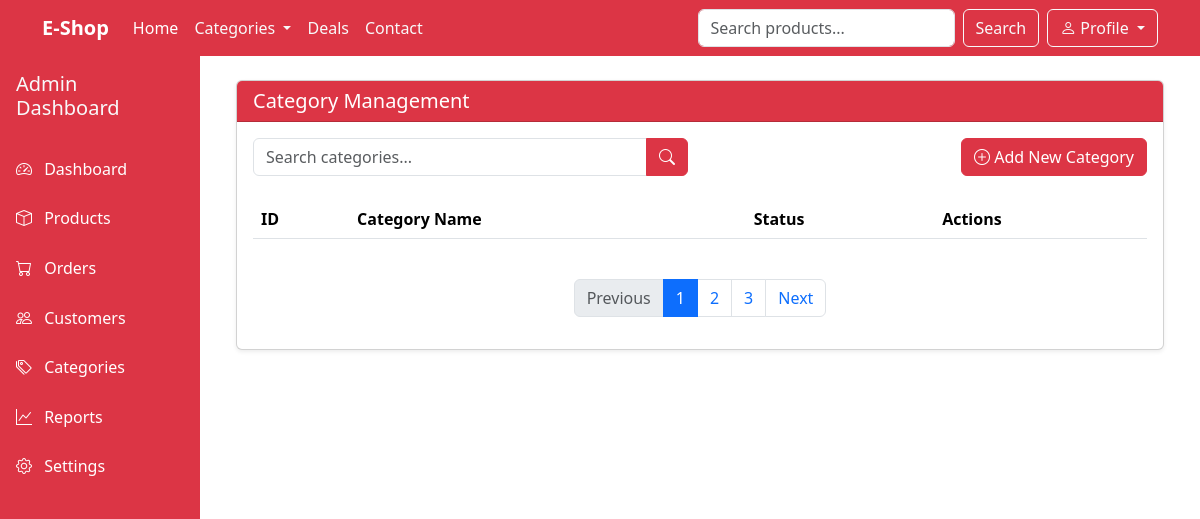
/admin_categories.php (signed in), run on an earlier commit of the app's database.
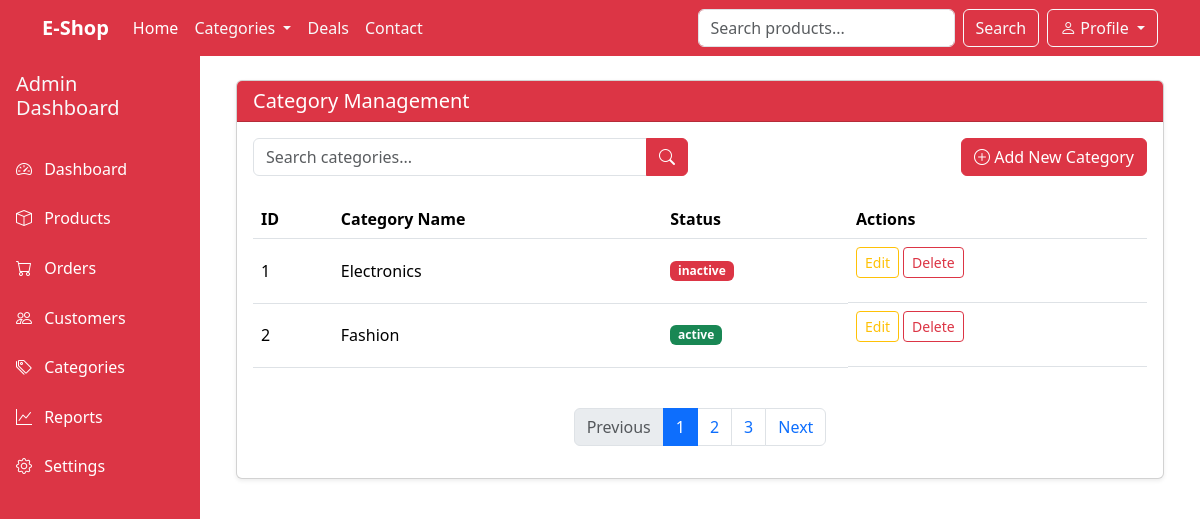
And on a later commit of the database.
### tables this page shows
CREATE TABLE `categories` (
  `id` int NOT NULL,
  `category_name` varchar(50) NOT NULL,
  `category_status` varchar(10) NOT NULL DEFAULT 'inactive'
);

### admin_categories.php (the view, shortened to what this page needs)
<?php include 'admin_header.php';
    ?>
<div class="container-fluid py-4">
    <div class="row">
        <div class="col-12">
            <div class="card shadow-sm">
                <div class="card-header bg-danger text-white">
                    <h5 class="mb-0">Category Management</h5>
                </div>
                <div class="card-body">
                    <div class="row mb-4">
                        <div class="col-12 col-md-6">
                            <div class="input-group">
                                <input type="text" class="form-control" placeholder="Search categories...">
                                <button class="btn btn-danger" type="button">
                                    <i class="bi bi-search"></i>
                                </button>
                            </div>
                        </div>
                        <div class="col-12 col-md-6 mt-3 mt-md-0 text-md-end">
                            <button class="btn btn-danger" data-bs-toggle="modal" data-bs-target="#addCategoryModal">
                                <i class="bi bi-plus-circle"></i> Add New Category
                            </button>
                        </div>
                    </div>
                    <div class="table-responsive">
                        <table class="table table-hover align-middle">
                            <thead>
                                <tr>
                                    <th>ID</th>
                                    <th>Category Name</th>
                                    <th>Status</th>
                                    <th>Actions</th>
                                </tr>
                            </thead>
                            <tbody>
<?php
$select = "SELECT * FROM categories";
$table = mysqli_query($con, $select);
while ($row = $table->fetch_assoc()) {
?>
                                <tr class="align-middle">
                                    <td><?= $row['id'] ?></td>
                                    <td><?= $row['category_name'] ?></td>
                                    <td><span class="badge bg-<?php
if($row['category_status']=="inactive")
{
    echo "danger";
}
else
{
    echo "success";
}
?>
"><?= $row['category_status'] ?></span></td>
                                    <td class="d-flex">
                                        <form method="post">
                                                <input type="submit" name="editCategory_form" class="btn btn-sm btn-outline-warning me-1" value="Edit" >
                                        </form>
                                        <form method="post">
                                                <input type="submit" name="deleteCategory" class="btn btn-sm btn-outline-danger me-1" value="Delete" >
                                        </form>
                                    </td>
                                </tr>
<?php
}
?>
                            </tbody>
                        </table>
                    </div>
                    <nav aria-label="Category pagination" class="mt-4">
                        <ul class="pagination justify-content-center">
                            <li class="page-item disabled">
                                <a class="page-link" href="#" tabindex="-1" aria-disabled="true">Previous</a>
                            </li>
                            <li class="page-item active"><a class="page-link" href="#">1</a></li>
                            <li class="page-item"><a class="page-link" href="#">2</a></li>
                            <li class="page-item"><a class="page-link" href="#">3</a></li>
                            <li class="page-item">
                                <a class="page-link" href="#">Next</a>
                            </li>
                        </ul>
                    </nav>
                </div>
            </div>
        </div>
    </div>
</div>
<?php include 'admin_footer.php'; ?>

What changed in the data, as far as the page shows it:
added categories: id "1", category_name "Electronics", category_status "inactive"
added categories: id "2", category_name "Fashion", category_status "active"
